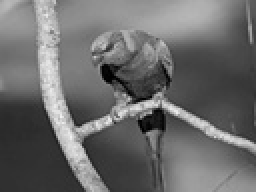
#> input picture ImageSignalProcessing/HW1/src/bird.jpg, 128 x 96 px, shrunk from 640 x 480 before the run (shown 2 times larger)
$ python hw1_ex4_template_bilinear_interp.py
#> lines starting #> are read from the running program, lines starting #| are printed output that depends on the picture
"""

Introduction to Signal and Image Processing
Homework 1

Created on Tue Mar 3, 2020
@author:

"""


import sys
import os
import numpy as np
import matplotlib.pyplot as plt


def test_interp():
    # Tests the interp() function with a known input and output
    # Leads to error if test fails

    x = np.array([1, 2, 3, 4, 5, 6, 7, 8])
    y = np.array([0.2, 0.4, 0.6, 0.4, 0.6, 0.8, 1.0, 1.1])
    x_new = np.array((0.5, 2.3, 3, 5.45))
    y_new_solution = np.array([0.2, 0.46, 0.6, 0.69])
    y_new_result = interp(y, x, x_new)
    np.testing.assert_almost_equal(y_new_solution, y_new_result)


def test_interp_1D():
    # Test the interp_1D() function with a known input and output
    # Leads to error if test fails

    y = np.array([0.2, 0.4, 0.6, 0.4, 0.6, 0.8, 1.0, 1.1])
    y_rescaled_solution = np.array([
        0.20000000000000001, 0.29333333333333333, 0.38666666666666671,
        0.47999999999999998, 0.57333333333333336, 0.53333333333333333,
        0.44000000000000006, 0.45333333333333331, 0.54666666666666663,
        0.64000000000000001, 0.73333333333333339, 0.82666666666666677,
        0.91999999999999993, 1.0066666666666666, 1.0533333333333335,
        1.1000000000000001
    ])
    y_rescaled_result = interp_1D(y, 2)
    np.testing.assert_almost_equal(y_rescaled_solution, y_rescaled_result)


def test_interp_2D():
    # Tests interp_2D() function with a known and unknown output
    # Leads to error if test fails

    matrix = np.array([[1, 2, 3], [4, 5, 6]])
    matrix_scaled = np.array([[1., 1.4, 1.8, 2.2, 2.6, 3.],
                              [2., 2.4, 2.8, 3.2, 3.6, 4.],
                              [3., 3.4, 3.8, 4.2, 4.6, 5.],
                              [4., 4.4, 4.8, 5.2, 5.6, 6.]])

    result = interp_2D(matrix, 2)
    np.testing.assert_almost_equal(matrix_scaled, result)


def interp(y_vals, x_vals, x_new):
    # Computes interpolation at the given abscissas
    #
    # Inputs:
    #   x_vals: Given inputs abscissas, numpy array
    #   y_vals: Given input ordinates, numpy array
    #   x_new : New abscissas to find the respective interpolated ordinates, numpy
    #   arrays
    #
    # Outputs:
    #   y_new: Interpolated values, numpy array

    ################### PLEASE FILL IN THIS PART ###############################

    # IF x < the smallest value in x_vals -> take the smalest y
    # if x > the biggest value in x_vals -> take the biggest y
    # use np.clip to clip values outside the interval of known x_vals:
    x_new = np.clip(x_new, min(x_vals), max(x_vals))

    # Find the insertion points of the new x values. User searchsorted or bisect

    x_new_idx = np.searchsorted(x_vals, x_new, side='left')

    # Apply formula with lower and upper value
    y_new = np.zeros(x_new.shape[0])
    y_new = y_vals[x_new_idx] + (x_new - x_vals[x_new_idx]) * ((y_vals[x_new_idx - 1] - y_vals[x_new_idx])
                                                               /(x_vals[x_new_idx - 1] - x_vals[x_new_idx]))

    return y_new


def interp_1D(signal, scale_factor):
    # Linearly interpolates one dimensional signal by a given saling fcator
    #
    # Inputs:
    #   signal: A one dimensional signal to be samples from, numpy array
    #   scale_factor: scaling factor, float
    #
    # Outputs:
    #   signal_interp: Interpolated 1D signal, numpy array

    ################### PLEASE FILL IN THIS PART ###############################

    #linspace

    y_vals = signal
    x_vals = np.linspace(min(y_vals), max(y_vals), len(y_vals))
    x_new = np.linspace(min(y_vals), max(y_vals), len(y_vals)*scale_factor)
    y_new = interp(y_vals, x_vals, x_new)
    signal_interp = y_new
    return signal_interp


def interp_2D(img, scale_factor):
    # Applies bilinear interpolation using 1D linear interpolation
    # It first interpolates in one dimension and passes to the next dimension
    #
    # Inputs:
    #   img: 2D signal/image (grayscale or RGB), numpy array
    #   scale_factor: Scaling factor, float
    #
    # Outputs:
    #   img_interp: interpolated image with the expected output shape, numpy array

    ################### PLEASE FILL IN THIS PART ###############################
    # img
    #[[1,2,3],
    # [4,5,6]]

    shape = img.shape

    # img is grayscale
    if(len(shape) == 2):
        # for every row
        width_inter = np.array([interp_1D(row, scale_factor) for row in img])

        # for every column (tip: transpose of the matrix.col)
        height_inter = np.array([interp_1D(col, scale_factor) for col in width_inter.T])

        # We have to transpose again
        img_interp = height_inter.T
    else:
        # img is RGB

        #Interpolated empty image / size = original size * scale factor but it must be an integer & 3 RGB channels
        img_interp = np.empty((int(shape[0] * scale_factor), int(shape[1] * scale_factor),3))

        # The interpolation has to be done for every RGB channel
        for i in range(3):
            width_inter = np.array([interp_1D(row, scale_factor) for row in img[:,:,i]])
            height_inter = np.array([interp_1D(col, scale_factor) for col in width_inter.T])
            img_interp[:,:,i] = height_inter.T


    return img_interp


# Before trying to directly test the bilinear interpolation on an image, we
# test the intermediate functions to see if the functions that are coded run
# correctly and give the expected results.

print('...................................................')
print('Testing test_interp()...')
test_interp()
print('done.')

print('Testing interp_1D()....')
test_interp_1D()
print('done.')

print('Testing interp_2D()....')
test_interp_2D()
print('done.')
print('...................................................')
print('...................................................')

#################################################
#              Bilinear interpolation
#################################################
# set arguments
filename = 'bird.jpg'
filename2 = 'butterfly.jpg'
scale_factor = 25  # Scaling factor


print('Testing bilinear interpolation of an image...(grayscale)')
# Read image as a matrix, get image shapes before and after interpolation
img = (plt.imread(filename)).astype('float')  # need to convert to float
#> img: shape (96, 128) float64; min 0, max 242, mean 107.5
in_shape = img.shape  # Input image shape
#> in_shape = (96, 128)

# Apply bilinear interpolation
img_int = interp_2D(img, scale_factor)
#> call 2 of interp_2D, with scale_factor = 25
#> in interp_2D (call 2), `height_inter = np.array([interp_1D(col, scale_factor) for col in width..`:
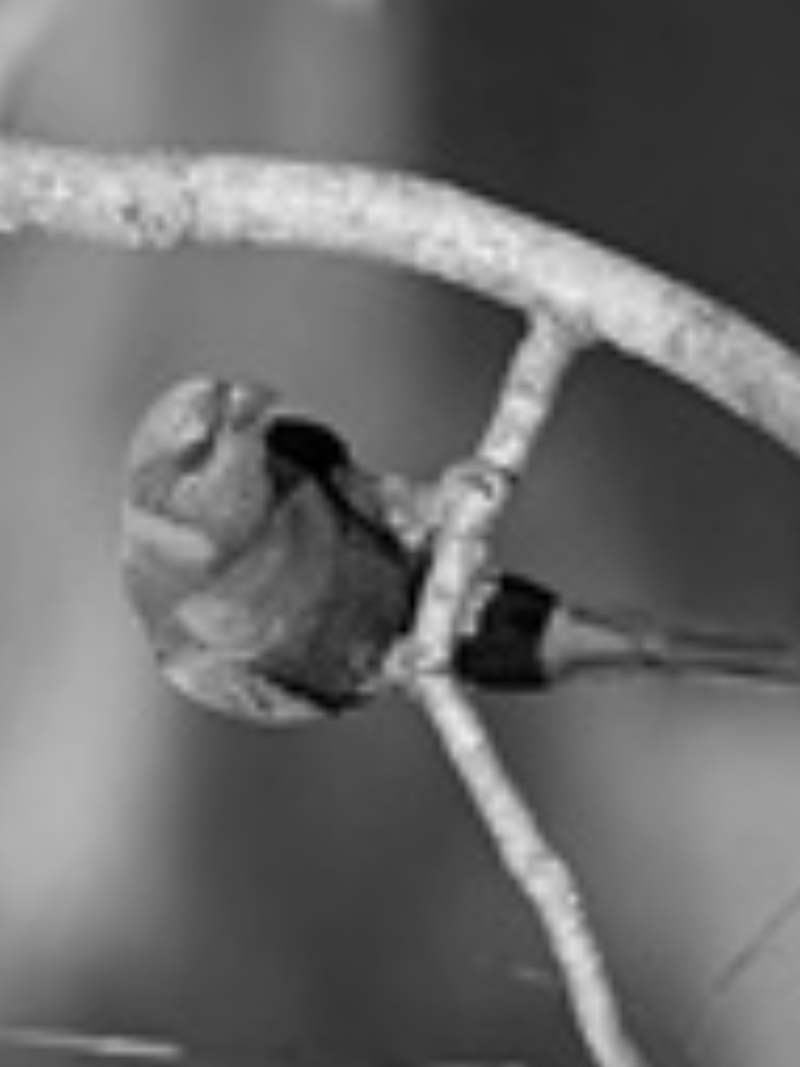
#> height_inter: shape (3200, 2400) float64 (shown at 1/3 size); min 0.00343, max 241.5, mean 107.5
print("Image shape: ", img.shape)
#| Image shape:  (96, 128)
print("Interpolated image shape: ", img_int.shape)
#| Interpolated image shape:  (2400, 3200)
print('done.')

#################################################
#                  Second image
#################################################
print('Testing bilinear interpolation of an RGB image...')
# Read image as a matrix, get image shapes before and after interpolation
img2 = (plt.imread(filename2)).astype('float')  # need to convert to float
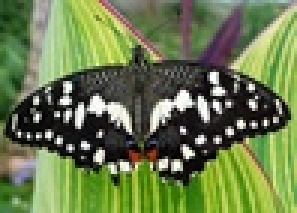
#> input picture ImageSignalProcessing/HW1/src/butterfly.jpg, 99 x 71 px, shrunk from 493 x 356 before the run (shown 3 times larger)
in_shape = img.shape  # Input image shape

# Apply bilinear interpolation
img_int2 = interp_2D(img2, scale_factor)
#> call 3 of interp_2D, with scale_factor = 25
#> the loop in interp_2D (call 3), `for i in range(3):` made 3 passes
#> pass 1, in interp_2D (call 3), `height_inter = np.array([interp_1D(col, scale_factor) for col in width..`:
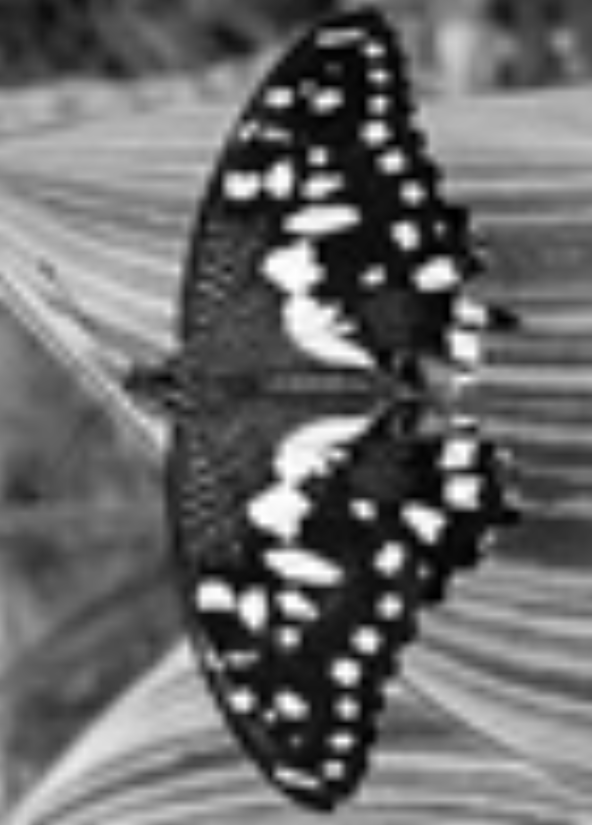
#> height_inter: shape (2475, 1775) float64 (shown at 1/3 size); min 0.00635, max 255, mean 106.6
#> after the loop in interp_2D (call 3), `for i in range(3):`:
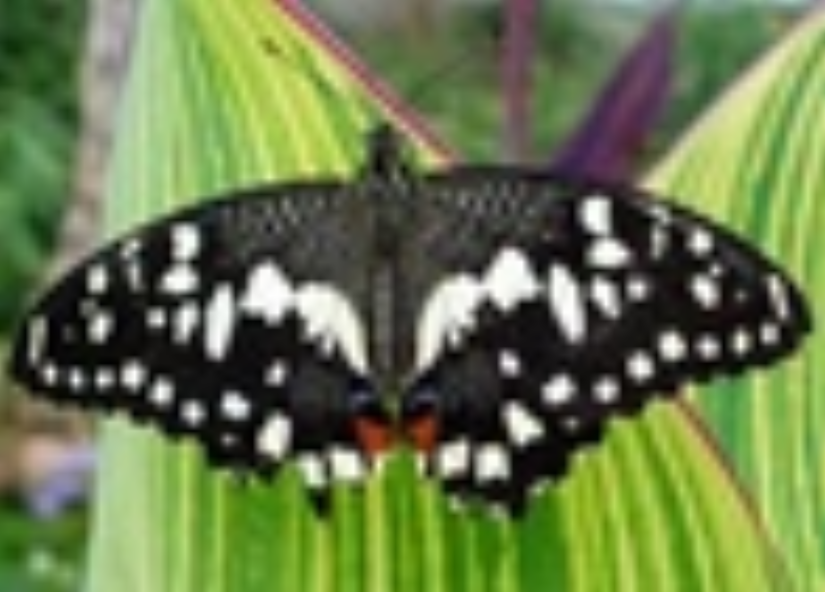
#> img_interp: shape (1775, 2475, 3) float64 (shown at 1/3 size); mean R, G, B 106.6, 122.9, 77
print("Image shape: ", img2.shape)
#| Image shape:  (71, 99, 3)
print("Interpolated image shape: ", img_int2.shape)
#| Interpolated image shape:  (1775, 2475, 3)
print('done.')
#################################################


# Now, we save the interpolated image and show the results
print('Plotting and saving results...')
plt.figure()
plt.imshow(img_int.astype('uint8'))  # Get back to uint8 data type
filename, _ = os.path.splitext(filename)
plt.savefig('{}_rescaled.jpg'.format(filename))
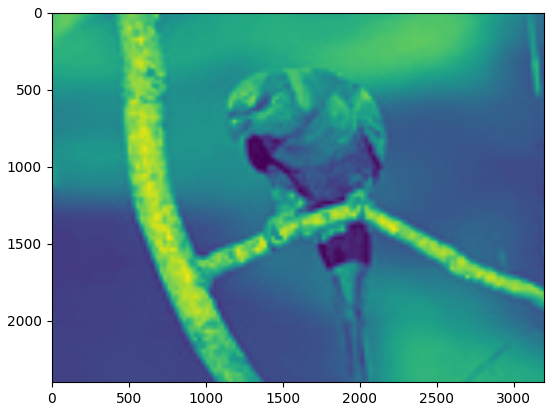
#> figure drawn by matplotlib, 1 panel
plt.close()

plt.figure()
plt.subplot(1, 2, 1)
plt.imshow(img.astype('uint8'))
plt.title('Original')
plt.subplot(1, 2, 2)
plt.imshow(img_int.astype('uint8'))
plt.title('Rescaled by {:2f}'.format(scale_factor))
print('Do not forget to close the plot window --- it happens:) ')
plt.show()
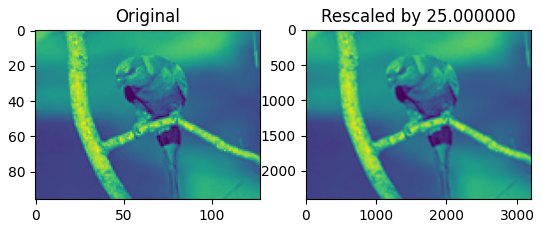
#> figure drawn by matplotlib, 2 panels

######################################
# We can do the same for the RGB image
######################################

# Now, we save the interpolated image and show the results
print('Plotting and saving results...')
plt.figure()
plt.imshow(img_int2.astype('uint8'))  # Get back to uint8 data type
filename, _ = os.path.splitext(filename2)
plt.savefig('{}_rescaled.jpg'.format(filename2))
plt.close()

plt.figure()
plt.subplot(1, 2, 1)
plt.imshow(img2)
plt.title('Original')
plt.subplot(1, 2, 2)
plt.title('Rescaled by {:2f}'.format(scale_factor))
print('Do not forget to close the plot window --- it happens:) ')
plt.show()
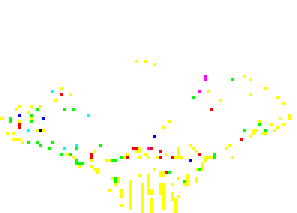
#> shown: shape (71, 99, 3) float64 (shown 3 times larger); mean R, G, B 0.994, 0.996, 0.969

print('done.')
